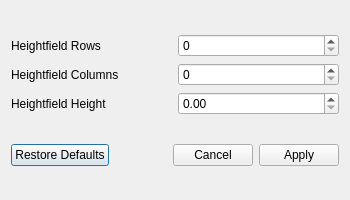
<?xml version="1.0" encoding="UTF-8"?>
<ui version="4.0">
 <class>StartupSettingsDialog</class>
 <widget class="QDialog" name="StartupSettingsDialog">
  <property name="geometry">
   <rect>
    <x>0</x>
    <y>0</y>
    <width>350</width>
    <height>200</height>
   </rect>
  </property>
  <property name="windowTitle">
   <string>Startup settings</string>
  </property>
  <layout class="QVBoxLayout" name="dialogLayout">
   <item>
    <layout class="QGridLayout" name="mainLayout">
     <item row="0" column="0">
      <widget class="QLabel" name="heightfieldRowsLabel">
       <property name="text">
        <string>Heightfield Rows</string>
       </property>
      </widget>
     </item>
     <item row="0" column="1">
      <widget class="QSpinBox" name="heightfieldRowsSpinBox"/>
     </item>
     <item row="1" column="0">
      <widget class="QLabel" name="heightfieldColumnsLabel">
       <property name="text">
        <string>Heightfield Columns</string>
       </property>
      </widget>
     </item>
     <item row="1" column="1">
      <widget class="QSpinBox" name="heightfieldColumnsSpinBox"/>
     </item>
     <item row="2" column="0">
      <widget class="QLabel" name="heightfieldHeightLabel">
       <property name="text">
        <string>Heightfield Height</string>
       </property>
      </widget>
     </item>
     <item row="2" column="1">
      <widget class="QDoubleSpinBox" name="heightfieldHeightDoubleSpinBox"/>
     </item>
    </layout>
   </item>
   <item>
    <widget class="QDialogButtonBox" name="buttonBox">
     <property name="standardButtons">
      <set>QDialogButtonBox::Apply|QDialogButtonBox::Cancel|QDialogButtonBox::RestoreDefaults</set>
     </property>
    </widget>
   </item>
  </layout>
 </widget>
 <resources/>
 <connections/>
</ui>
